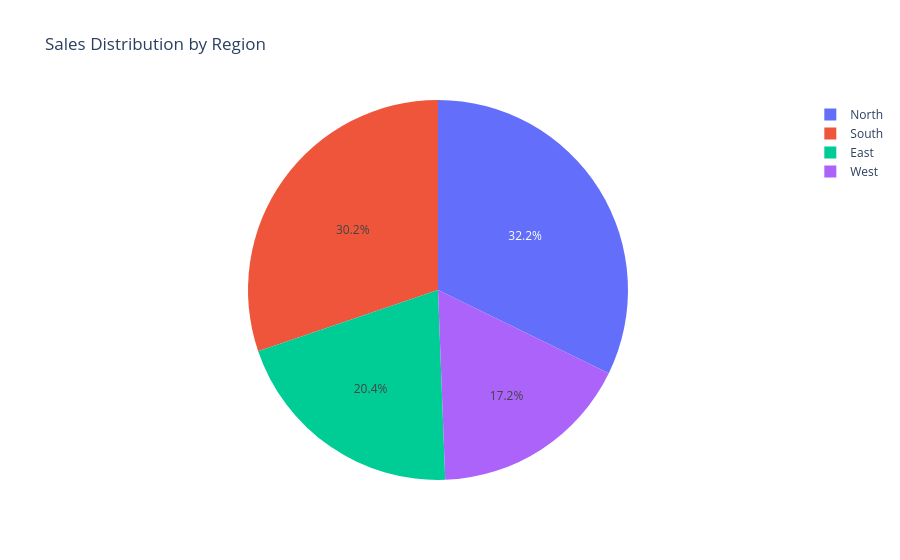

The cell this chart's notebook holds for it:
### Code cell
# STEP 22 — Sales by Region

region_sales = (
    df.groupby("Region")["Total_Sales"]
    .sum()
    .reset_index()
)

fig = px.pie(
    region_sales,
    names="Region",
    values="Total_Sales",
    title="Sales Distribution by Region"
)

fig.show()

### Figure 1 — Plotly figure (JSON) as saved in the notebook; plotly's stock layout.template omitted (floating-point values rounded to 4 significant figures)
{"data": [{"domain": {"x": [0, 1], "y": [0, 1]}, "hovertemplate": "Region=%{label}<br>Total_Sales=%{value}<extra></extra>", "labels": ["East", "North", "South", "West"], "legendgroup": "", "name": "", "showlegend": true, "type": "pie", "values": [2519639, 3983635, 3737852, 2123922]}], "layout": {"legend": {"tracegroupgap": 0}, "title": {"text": "Sales Distribution by Region"}}}
